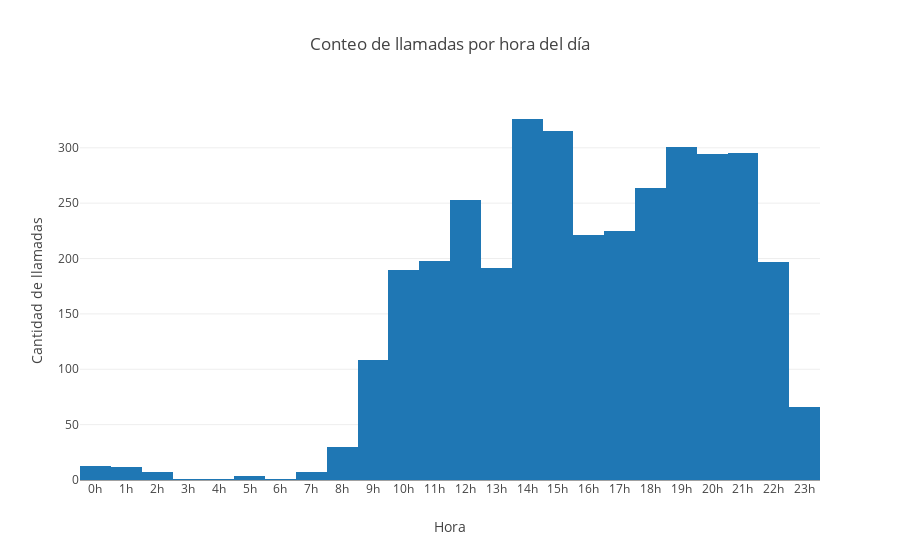

Write notebook code for a chart like this one.
### Code cell
title="Conteo de llamadas por hora del día"
    tickvals = np.arange(0,24)
    ticktext =  [str(x) + "h" for x in tickvals]
    plotly.offline.iplot({"data":[go.Histogram(x=horaDeLlamada.values,orientation="v")],"layout":{"title":title,"yaxis":{"title":"Cantidad de llamadas"},"xaxis":{"title":"Hora","tickmode":"array","tickvals":tickvals,"ticktext":ticktext}}})

### Figure 1 — Plotly figure (JSON) as saved in the notebook; plotly's stock layout.template omitted (floating-point values rounded to 4 significant figures; data arrays with more than 128 entries replaced by an {"elided": "..."} marker saying what was removed)
{"data": [{"orientation": "v", "type": "histogram", "x": {"elided": "3520 int values"}}], "layout": {"title": "Conteo de llamadas por hora del día", "xaxis": {"tickmode": "array", "ticktext": ["0h", "1h", "2h", "3h", "4h", "5h", "6h", "7h", "8h", "9h", "10h", "11h", "12h", "13h", "14h", "15h", "16h", "17h", "18h", "19h", "20h", "21h", "22h", "23h"], "tickvals": [0, 1, 2, 3, 4, 5, 6, 7, 8, 9, 10, 11, 12, 13, 14, 15, 16, 17, 18, 19, 20, 21, 22, 23], "title": "Hora"}, "yaxis": {"title": "Cantidad de llamadas"}}}
